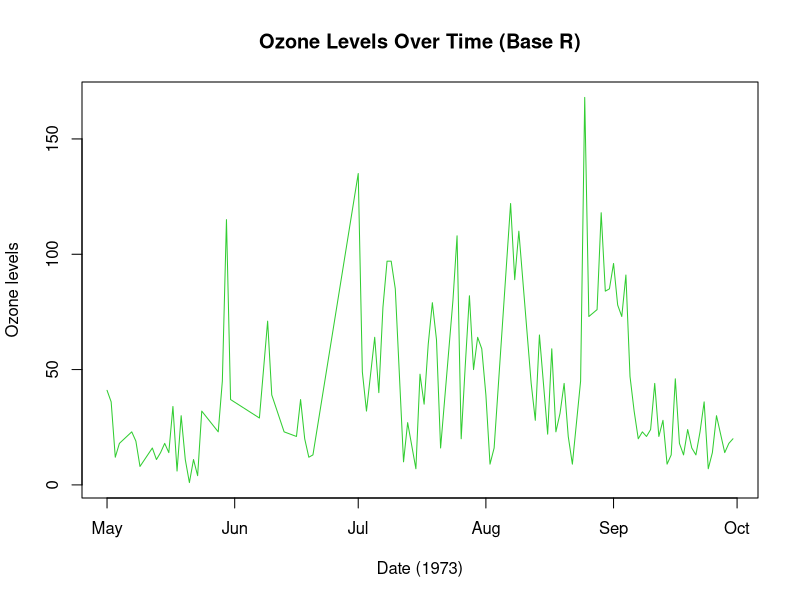
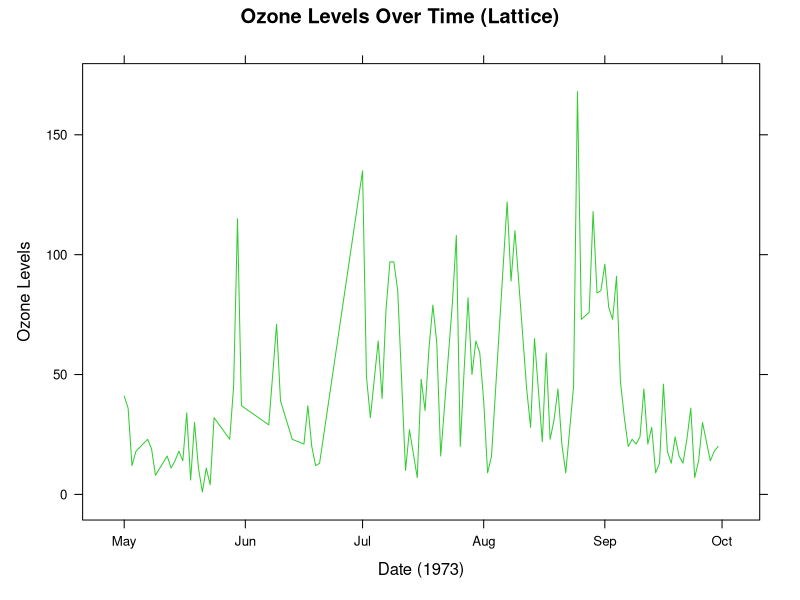
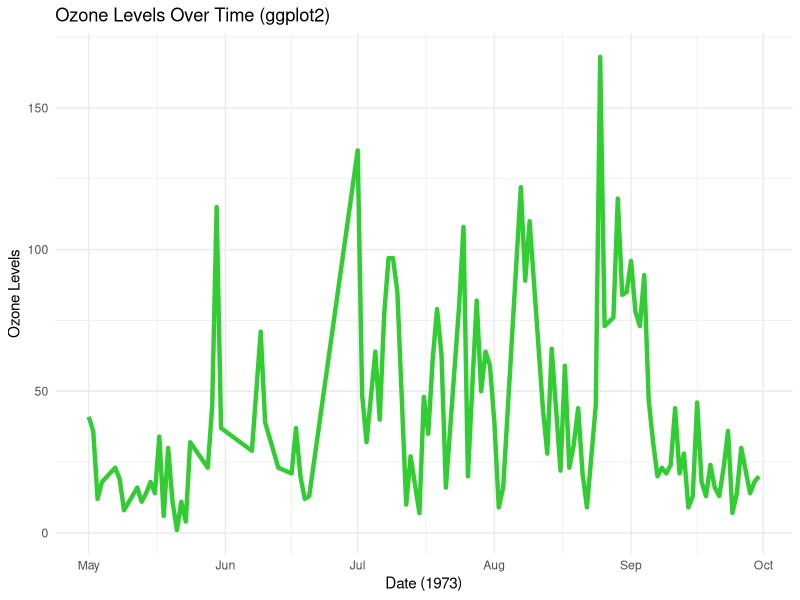

The R source for these figures, in order:
#install.packages("lattice")
library(lattice)
library(ggplot2)

#loading a chosen dataset
data("airquality")

#creating my own variable so I don't accidentally mess with the real dataset
airQuality <- airquality
str(airQuality)

#investigating the background information of this dataset which I've seen in other classwork
?airquality

#creating a proper date column with year included to allow for the creation of time-series plots
airQuality$Date <- as.Date(paste(1973, airQuality$Month, airQuality$Day, sep = "-"))

#after plotting there was large gaps in the data so I then added the following to fix
airClean <- na.omit(airQuality)
                    
#base graph with basic design additions
plot(
  airClean$Date,
  airClean$Ozone,
  type = "l",
  col = "limegreen",
  main = "Ozone Levels Over Time (Base R)",
  xlab = "Date (1973)",
  ylab = "Ozone levels"
)

#time series graph (lattice graph) exploring similar themes as the previous graph
xyplot(
  Ozone ~ Date,
  data = airClean,
  type = "l",
  col = "limegreen",
  main = "Ozone Levels Over Time (Lattice)",
  xlab = "Date (1973)",
  ylab = "Ozone Levels"
)

#ggplot 2 of these graphs
ggplot(airClean, aes(x = Date, y = Ozone)) +
  geom_line(color = "limegreen", linewidth = 1.5) +
  labs(
    title = "Ozone Levels Over Time (ggplot2)",
    x = "Date (1973)",
    y = "Ozone Levels"
  ) + theme_minimal()
